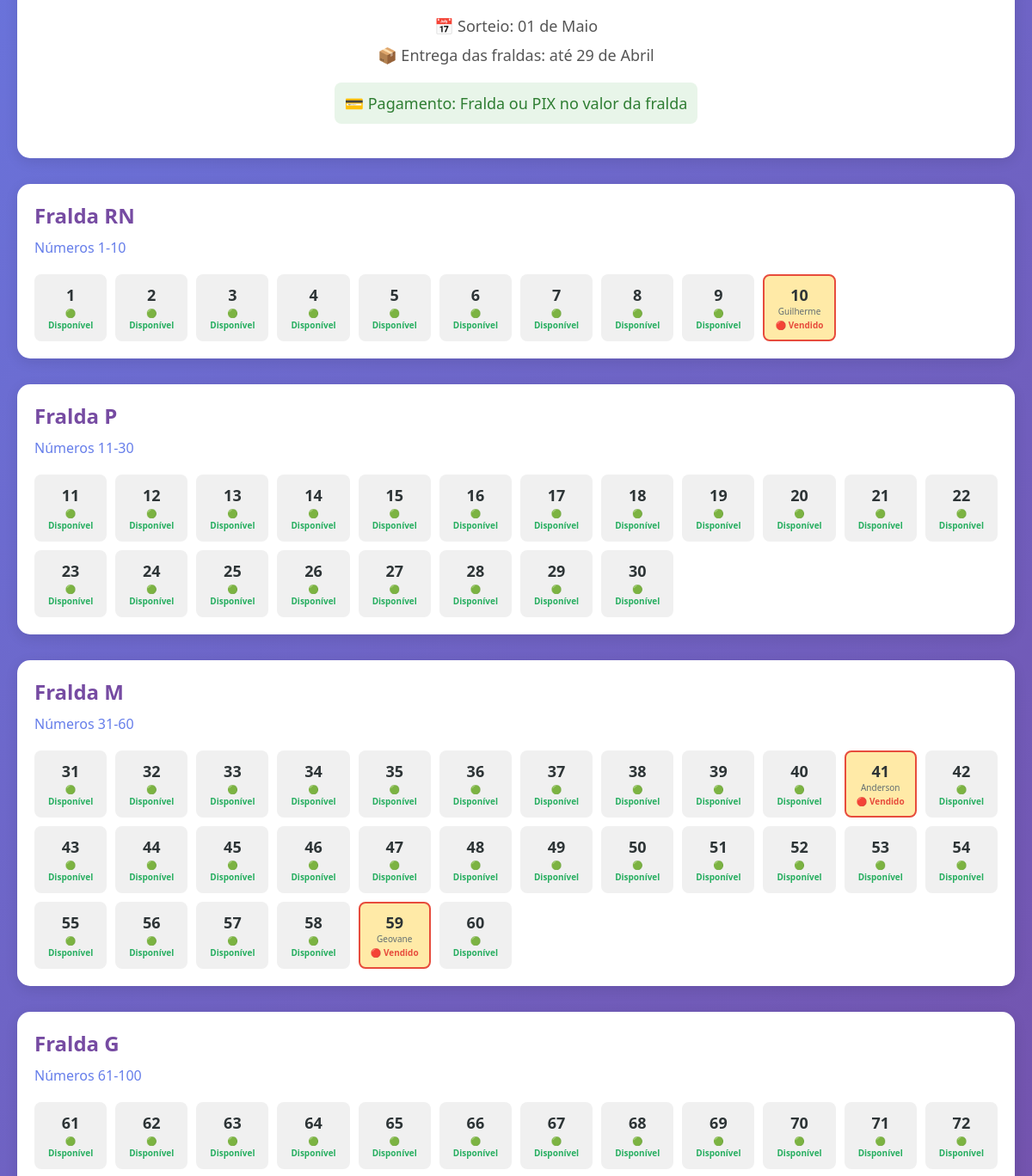
Before: / (middle part) with the older database file.
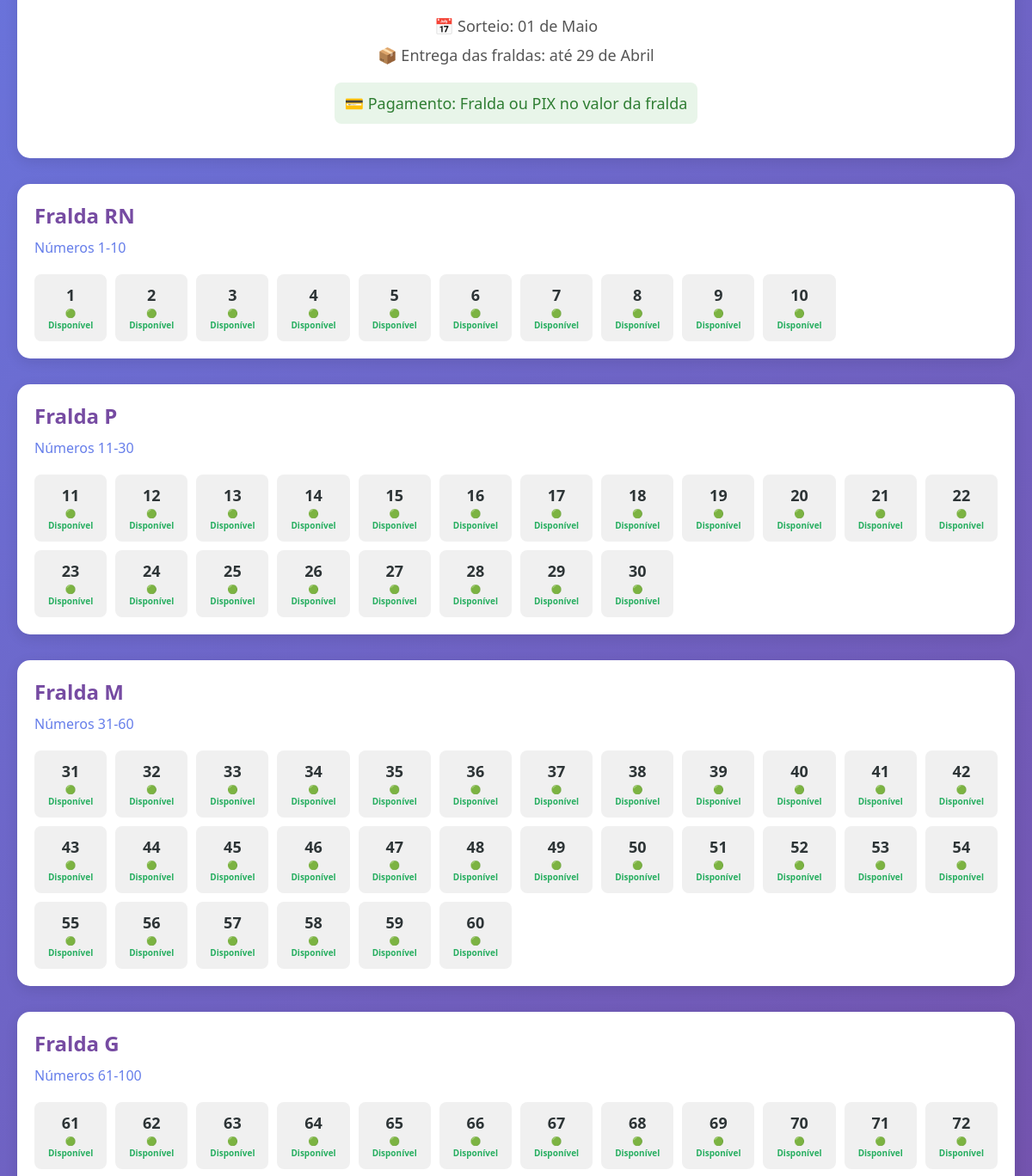
After: the same page with the newer database file.
### tables this page shows
CREATE TABLE numeros (
            id INTEGER PRIMARY KEY,
            numero INTEGER UNIQUE,
            tipo_fralda TEXT,
            bonus TEXT,
            comprador TEXT,
            pago BOOLEAN DEFAULT 0,
            data_compra TIMESTAMP DEFAULT CURRENT_TIMESTAMP
        );

### app.py (the view)
@app.route('/')
def index():
    conn = get_db_connection()
    numeros = conn.execute('SELECT * FROM numeros ORDER BY numero').fetchall()
    conn.close()
    faixas = {
        'RN': {'numeros': [], 'descricao': 'Fralda RN', 'faixa': '1-10'},
        'P': {'numeros': [], 'descricao': 'Fralda P', 'faixa': '11-30'},
        'M': {'numeros': [], 'descricao': 'Fralda M', 'faixa': '31-60'},
        'G': {'numeros': [], 'descricao': 'Fralda G', 'faixa': '61-100'}
    }
    for num in numeros:
        numero_dict = {
            'numero': num['numero'],
            'tipo_fralda': num['tipo_fralda'],
            'bonus': num['bonus'],
            'comprador': num['comprador']
        }
        if num['numero'] <= 10:
            faixas['RN']['numeros'].append(numero_dict)
        elif num['numero'] <= 30:
            faixas['P']['numeros'].append(numero_dict)
        elif num['numero'] <= 60:
            faixas['M']['numeros'].append(numero_dict)
        else:
            faixas['G']['numeros'].append(numero_dict)
    return render_template('index.html', faixas=faixas)

### database.py (called while the page is built)
def get_db_connection():
    conn = sqlite3.connect(DATABASE)
    conn.row_factory = sqlite3.Row
    return conn

### templates/index.html (shortened to what this page needs)
{% extends "base.html" %}
{% block content %}
<div class="premio-section">
    <p class="info-text">📅 Sorteio: 01 de Maio</p>
    <p class="info-text">📦 Entrega das fraldas: até 29 de Abril</p>
    <p class="info-text">💳 Pagamento: Fralda ou PIX no valor da fralda</p>
</div>
<div class="faixas-container">
    {% for tipo, faixa in faixas.items() %}
    <div class="faixa-card faixa-{{ tipo.lower() }}">
        <h2>{{ faixa.descricao }}</h2>
        <p class="faixa-range">Números {{ faixa.faixa }}</p>
        <div class="numeros-grid">
            {% for numero in faixa.numeros %}
            <div class="numero-item {% if numero.comprador %}vendido{% endif %}">
                <span class="numero">{{ numero.numero }}</span>
                {% if numero.comprador %}
                <span class="comprador">{{ numero.comprador[:10] }}{% if numero.comprador|length > 10 %}...{% endif %}</span>
                <span class="status-vendido">🔴 Vendido</span>
                {% else %}
                <span class="status-disponivel">🟢 Disponível</span>
                {% endif %}
            </div>
            {% endfor %}
        </div>
    </div>
    {% endfor %}
</div>
{% endblock %}

### templates/base.html (shortened to what this page needs)
<!DOCTYPE html>
<html lang="pt-br">
<head>
    <link rel="stylesheet" href="{{ url_for('static', filename='style.css') }}">
</head>
<body>
    <main class="container">
        {% block content %}{% endblock %}
    </main>
</body>
</html>

### static/style.css (style rules this page uses)
* { margin: 0; padding: 0; box-sizing: border-box; }
body { font-family: 'Segoe UI', Tahoma, Geneva, Verdana, sans-serif; background: linear-gradient(135deg, #667eea 0%, #764ba2 100%); min-height: 100vh; color: #333; }
.container { max-width: 1200px; margin: 0 auto; padding: 20px; }
.premio-section { text-align: center; background: white; border-radius: 15px; padding: 30px; margin-bottom: 30px; box-shadow: 0 4px 15px rgba(0,0,0,0.1); }
.info-text { font-size: 18px; margin: 10px 0; color: #555; }
.faixas-container { display: grid; gap: 30px; }
.faixa-card { background: white; border-radius: 15px; padding: 20px; box-shadow: 0 4px 15px rgba(0,0,0,0.1); }
.faixa-card h2 { color: #764ba2; margin-bottom: 10px; }
.faixa-range { color: #667eea; font-weight: 500; margin-bottom: 20px; }
.numeros-grid { display: grid; grid-template-columns: repeat(auto-fill, minmax(80px, 1fr)); gap: 10px; }
.numero-item { background: #f0f0f0; border-radius: 8px; padding: 10px; text-align: center; cursor: pointer; transition: transform 0.2s; border: 2px solid transparent; }
.numero { font-size: 18px; font-weight: bold; display: block; color: #2d3436; }
.status-disponivel { font-size: 10px; color: #27ae60; font-weight: bold; display: block; margin-top: 2px; }

### templates/index.html (style rules this page uses)
.info-text:last-of-type { background: #e8f5e9; padding: 12px; border-radius: 8px; color: #2e7d32; font-weight: 500; display: inline-block; margin-top: 10px; }

Changed rows visible on the page:
changed numeros (number 10 of 72 on the later page): comprador "Guilherme" → empty (drawn)
changed numeros (number 41 of 72 on the later page): comprador "Anderson" → empty (drawn)
changed numeros (number 59 of 72 on the later page): comprador "Geovane" → empty (drawn)
Other visible differences:
list line gone: "Guilherme 🔴 Vendido"
new list line: "🟢 Disponível"
list line gone: "Anderson 🔴 Vendido"
list line gone: "Geovane 🔴 Vendido"
